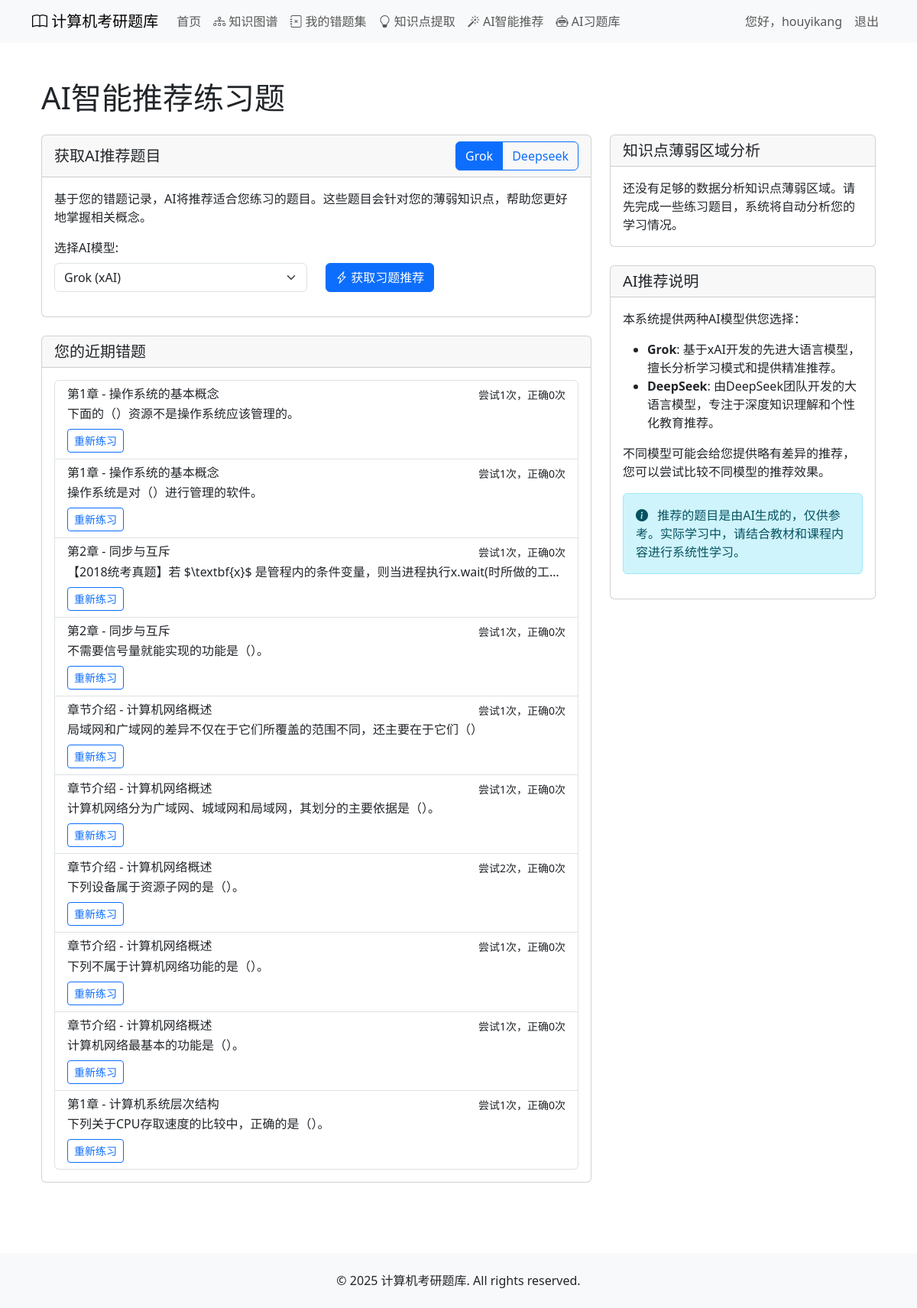
The page /ai_recommend/ (signed in) on the database as committed earlier.
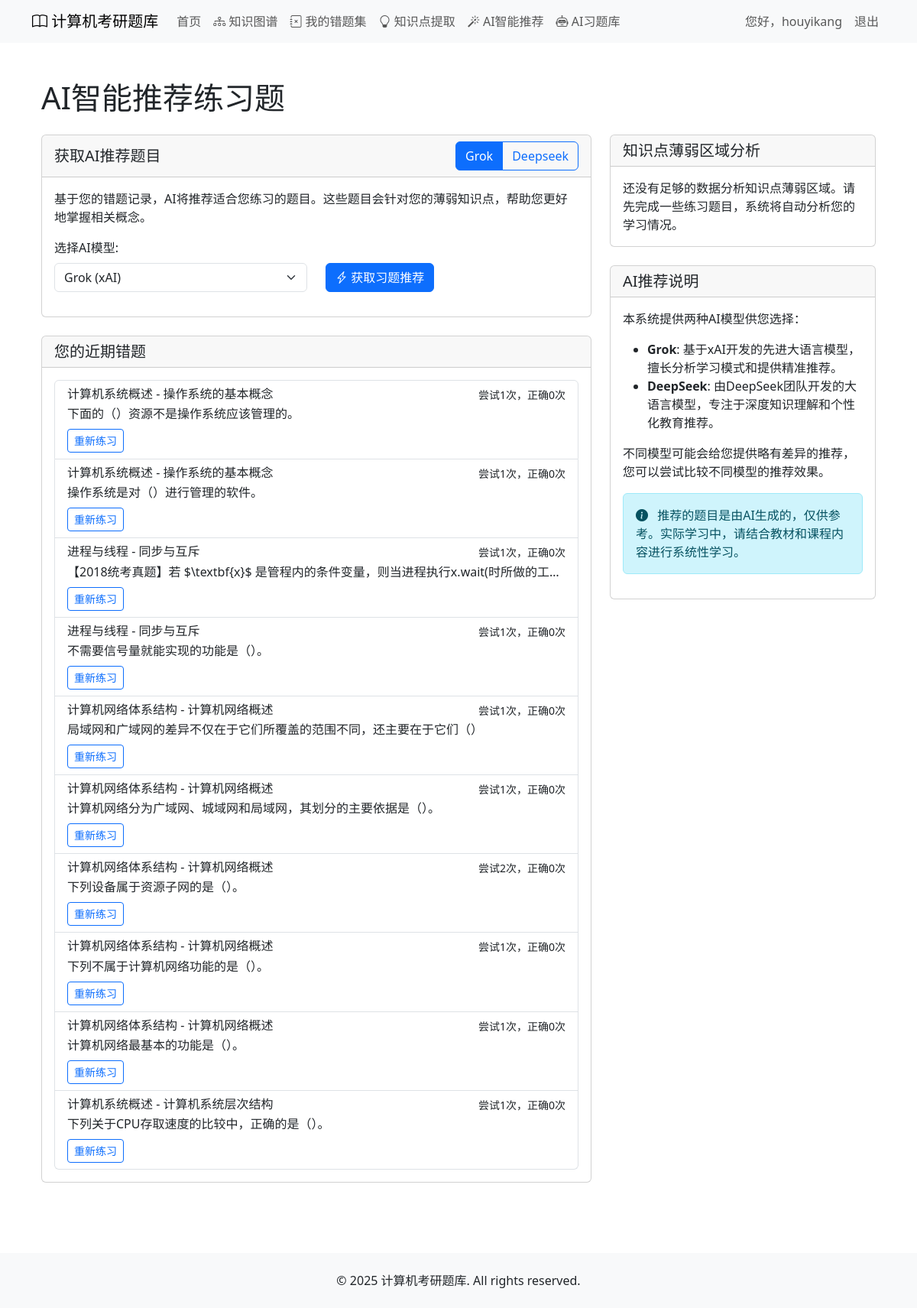
The same page on the database as committed later.
### courses/models.py (models this page shows, shortened)
class UserMistakeCollection(models.Model):
    user = models.ForeignKey(User, on_delete=models.CASCADE, related_name='mistake_collections', verbose_name='用户')
    exercise = models.ForeignKey(Exercise, on_delete=models.CASCADE, related_name='in_mistake_collections', verbose_name='习题')
    added_at = models.DateTimeField(auto_now_add=True, verbose_name='添加时间')
    last_attempt_at = models.DateTimeField(null=True, blank=True, verbose_name='最后一次尝试时间')
    attempt_count = models.IntegerField(default=0, verbose_name='尝试次数')
    correct_count = models.IntegerField(default=0, verbose_name='正确次数')
    last_wrong_answer = models.CharField(max_length=200, blank=True, null=True, verbose_name='最近一次错误答案')
    notes = models.TextField(blank=True, verbose_name='笔记')
    class Meta:
        verbose_name = '用户错题集'
        verbose_name_plural = verbose_name
        unique_together = ['user', 'exercise']
        ordering = ['-added_at']

class Exercise(models.Model):
    TYPES = (
        ('single', '单项选择题'),
        ('multiple', '多项选择题'),
        ('comprehensive', '综合题'),
    )
    section = models.ForeignKey(Section, on_delete=models.CASCADE, related_name='exercises', verbose_name='所属小节')
    type = models.CharField(max_length=20, choices=TYPES, verbose_name='题目类型')
    number = models.CharField(max_length=10, verbose_name='题号')  # 如01, 02等
    content = models.TextField(verbose_name='题目内容')
    options = models.JSONField(null=True, blank=True, verbose_name='选项')  # 用于选择题的选项
    answer = models.CharField(max_length=200, verbose_name='答案')
    explanation = models.TextField(verbose_name='解析')
    order = models.IntegerField(default=0, verbose_name='排序')
    knowledge_points = models.ManyToManyField(Knowledge, through='ExerciseKnowledge', related_name='related_exercises', verbose_name='相关知识点')
    class Meta:
        verbose_name = '习题'
        verbose_name_plural = verbose_name
        ordering = ['order', 'number']

class Section(models.Model):
    SECTION_TYPES = (
        ('content', '内容小节'),
        ('introduction', '章节介绍'),
        ('summary', '章节小结'),
        ('faq', '常见问题/疑难点'),
        ('other', '其他'),
    )
    chapter = models.ForeignKey(Chapter, on_delete=models.CASCADE, related_name='sections', verbose_name='所属章节')
    number = models.CharField(max_length=10, verbose_name='小节号')  # 如1.1, 1.2等
    title = models.CharField(max_length=200, verbose_name='小节标题')
    section_type = models.CharField(max_length=20, choices=SECTION_TYPES, default='content', verbose_name='小节类型')
    content = models.TextField(blank=True, verbose_name='小节内容 (Markdown)')
    class Meta:
        verbose_name = '小节'
        verbose_name_plural = verbose_name
        ordering = ['number']

class Chapter(models.Model):
    book = models.ForeignKey(Book, on_delete=models.CASCADE, related_name='chapters', verbose_name='所属书籍')
    number = models.IntegerField(verbose_name='章节号')
    title = models.CharField(max_length=200, verbose_name='章节标题')
    introduction = models.TextField(blank=True, verbose_name='章节介绍')
    class Meta:
        verbose_name = '章节'
        verbose_name_plural = verbose_name
        ordering = ['number']

### courses/views.py (the view)
# urls.py: path('ai_recommend/', views.ai_recommend_exercises, name='ai_recommend'),
@login_required
def ai_recommend_exercises(request):
    context = {}
    mistakes = UserMistakeCollection.objects.filter(
        user=request.user
    ).select_related(
        'exercise', 'exercise__section', 'exercise__section__chapter'
    ).order_by('-added_at')[:10]
    knowledge_stats = get_user_knowledge_weakness(request.user)
    selected_model = request.GET.get('model', CURRENT_MODEL)
    if selected_model not in ['grok', 'deepseek']:
        selected_model = CURRENT_MODEL
    context.update({
        'mistakes': mistakes,
        'knowledge_stats': knowledge_stats,
        'selected_model': selected_model
    })
    return render(request, 'courses/ai_recommend.html', context)

### courses/views.py (called while the page is built)
def get_user_knowledge_weakness(user):
    mistake_exercises = UserMistakeCollection.objects.filter(
        user=user
    ).values_list('exercise_id', flat=True)
    knowledge_weak_areas = ExerciseKnowledge.objects.filter(
        exercise_id__in=mistake_exercises
    ).values(
        'knowledge__id',
        'knowledge__title',
        'knowledge__section__title',
        'knowledge__section__chapter__title',
        'knowledge__section__chapter__book__title'
    ).annotate(
        frequency=Count('knowledge__id')
    ).order_by('-frequency')
    return knowledge_weak_areas

### courses/templates/courses/ai_recommend.html (shortened to what this page needs)
{% extends 'courses/base.html' %}
{% load static %}
{% block content %}
<div class="container mt-4">
    <h1 class="mb-4">AI智能推荐练习题</h1>
    <div class="row">
        <div class="col-md-8">
            <div class="card mb-4">
                <div class="card-header d-flex justify-content-between align-items-center">
                    <h5 class="mb-0">获取AI推荐题目</h5>
                    <div class="btn-group" role="group">
                        <a href="{% url 'courses:ai_recommend' %}?model=grok" class="btn btn-outline-primary {% if not request.GET.model or request.GET.model == 'grok' %}active{% endif %}">Grok</a>
                        <a href="{% url 'courses:ai_recommend' %}?model=deepseek" class="btn btn-outline-primary {% if request.GET.model == 'deepseek' %}active{% endif %}">Deepseek</a>
                    </div>
                </div>
                <div class="card-body">
                    <p>基于您的错题记录，AI将推荐适合您练习的题目。这些题目会针对您的薄弱知识点，帮助您更好地掌握相关概念。</p>
                    <div class="row">
                        <div class="col-md-6 mb-3">
                            <label for="modelSelect" class="form-label">选择AI模型:</label>
                            <select class="form-select" id="modelSelect" name="model_type">
                                <option value="grok" selected>Grok (xAI)</option>
                            </select>
                        </div>
                        <div class="col-md-6 d-flex align-items-end mb-3">
                            <button type="button" class="btn btn-primary" id="recommendAsyncButton">
                                <i class="bi bi-lightning-charge"></i> 获取习题推荐
                            </button>
                        </div>
                    </div>
                </div>
            </div>
            <div class="card">
                <div class="card-header">
                    <h5 class="mb-0">您的近期错题</h5>
                </div>
                <div class="card-body">
                    {% if mistakes %}
                        <div class="list-group">
                            {% for mistake in mistakes %}
                                <div class="list-group-item">
                                    <div class="d-flex w-100 justify-content-between">
                                        <h6 class="mb-1">{{ mistake.exercise.section.chapter.title }} - {{ mistake.exercise.section.title }}</h6>
                                        <small>尝试{{ mistake.attempt_count }}次，正确{{ mistake.correct_count }}次</small>
                                    </div>
                                    <p class="mb-1 text-truncate">{{ mistake.exercise.content|striptags|truncatechars:100 }}</p>
                                    <small>
                                        <a href="{% url 'courses:section_exercises' mistake.exercise.section.id %}#exercise-{{ mistake.exercise.id }}" class="btn btn-sm btn-outline-primary mt-1">重新练习</a>
                                    </small>
                                </div>
                            {% endfor %}
                        </div>
                    {% else %}
                        <div class="alert alert-info">
                            您目前没有错题记录。开始做题，系统将自动记录错题，帮助您进行分析。
                        </div>
                    {% endif %}
                </div>
            </div>
        </div>
        <div class="col-md-4">
            <div class="card mb-4">
                <div class="card-header">
                    <h5 class="card-title mb-0">知识点薄弱区域分析</h5>
                </div>
                <div class="card-body">
                    {% if knowledge_stats %}
                        <p class="card-text mb-3">
                            根据您的错题记录，系统分析出以下知识点需要加强：
                        </p>
                        <ul class="list-group">
                            {% for item in knowledge_stats|slice:":10" %}
                                <li class="list-group-item d-flex justify-content-between align-items-center">
                                    {{ item.knowledge__title }}
                                    <span class="badge bg-primary rounded-pill">{{ item.frequency }}</span>
                                </li>
                            {% endfor %}
                        </ul>
                    {% else %}
                        <p class="card-text">
                            还没有足够的数据分析知识点薄弱区域。请先完成一些练习题目，系统将自动分析您的学习情况。
                        </p>
                    {% endif %}
                </div>
            </div>
            <div class="card">
                <div class="card-header">
                    <h5 class="card-title mb-0">AI推荐说明</h5>
                </div>
                <div class="card-body">
                    <p>本系统提供两种AI模型供您选择：</p>
                    <ul>
                        <li><strong>Grok</strong>: 基于xAI开发的先进大语言模型，擅长分析学习模式和提供精准推荐。</li>
                        <li><strong>DeepSeek</strong>: 由DeepSeek团队开发的大语言模型，专注于深度知识理解和个性化教育推荐。</li>
                    </ul>
                    <p>不同模型可能会给您提供略有差异的推荐，您可以尝试比较不同模型的推荐效果。</p>
                    <div class="alert alert-info mt-3">
                        <i class="bi bi-info-circle-fill me-2"></i>
                        推荐的题目是由AI生成的，仅供参考。实际学习中，请结合教材和课程内容进行系统性学习。
                    </div>
                </div>
            </div>
        </div>
    </div>
</div>
{% endblock %}

### courses/templates/courses/base.html (shortened to what this page needs)
<!DOCTYPE html>
<html lang="zh-hans">
<head>
    <link href="https://cdn.bootcdn.net/ajax/libs/twitter-bootstrap/5.3.0/css/bootstrap.min.css" rel="stylesheet">
    <link href="https://cdn.bootcdn.net/ajax/libs/bootstrap-icons/1.10.0/font/bootstrap-icons.min.css" rel="stylesheet">
</head>
<body>
    <nav class="navbar navbar-expand-lg navbar-light bg-light">
        <div class="container">
            <a class="navbar-brand" href="{% url 'courses:index' %}">
                <i class="bi bi-book"></i> 计算机考研题库
            </a>
            <div class="collapse navbar-collapse" id="navbarNav">
                <ul class="navbar-nav">
                    <li class="nav-item">
                        <a class="nav-link" href="{% url 'courses:index' %}">首页</a>
                    </li>
                    {% if user.is_authenticated %}
                    <li class="nav-item">
                        <a class="nav-link" href="{% url 'courses:knowledge_graph' %}" target="_blank">
                            <i class="bi bi-diagram-3"></i> 知识图谱
                        </a>
                    </li>
                    <li class="nav-item">
                        <a class="nav-link" href="{% url 'courses:mistake_collection' %}" target="_blank">
                            <i class="bi bi-journal-x"></i> 我的错题集
                        </a>
                    </li>
                    <li class="nav-item">
                        <a class="nav-link" href="{% url 'courses:extract_knowledge' %}" target="_blank">
                            <i class="bi bi-lightbulb"></i> 知识点提取
                        </a>
                    </li>
                    <li class="nav-item">
                        <a class="nav-link" href="{% url 'courses:ai_recommend' %}" target="_blank">
                            <i class="bi bi-magic"></i> AI智能推荐
                        </a>
                    </li>
                    <li class="nav-item">
                        <a class="nav-link" href="{% url 'courses:my_ai_exercises' %}" target="_blank">
                            <i class="bi bi-robot"></i> AI习题库
                        </a>
                    </li>
                    {% endif %}
                </ul>
                <ul class="navbar-nav ms-auto">
                    {% if user.is_authenticated %}
                    <li class="nav-item">
                        <span class="nav-link">您好，{{ user.username }}</span>
                    </li>
                    <li class="nav-item">
                        <a class="nav-link" href="#">退出</a>
                    </li>
                    {% endif %}
                </ul>
            </div>
        </div>
    </nav>
    <main class="container py-4">
        {% block content %}
        {% endblock %}
    </main>
    <footer class="bg-light py-4 mt-5">
        <div class="container text-center">
            <p class="mb-0">© 2025 计算机考研题库. All rights reserved.</p>
        </div>
    </footer>
</body>
</html>

### courses/templates/courses/base.html (style rules this page uses)
.card { transition: transform 0.2s; margin-bottom: 20px; }

Rows that differ between the two databases and show on the page:
changed through a linked row, UserMistakeCollection "下面的（）资源不是操作系统应该管理的。": exercise.section.chapter "第1章" → "计算机系统概述"
changed through a linked row, UserMistakeCollection "操作系统是对（）进行管理的软件。": exercise.section.chapter "第1章" → "计算机系统概述"
changed through a linked row, UserMistakeCollection "【2018统考真题】若 $\\textbf{x}$ 是管程内的条件变量，则当进程执行x.wait(时所做的工…": exercise.section.chapter "第2章" → "进程与线程"
changed through a linked row, UserMistakeCollection "不需要信号量就能实现的功能是（）。": exercise.section.chapter "第2章" → "进程与线程"
changed through a linked row, UserMistakeCollection "局域网和广域网的差异不仅在于它们所覆盖的范围不同，还主要在于它们（）": exercise.section.chapter "章节介绍" → "计算机网络体系结构"
changed through a linked row, UserMistakeCollection "计算机网络分为广域网、城域网和局域网，其划分的主要依据是（）。": exercise.section.chapter "章节介绍" → "计算机网络体系结构"
changed through a linked row, UserMistakeCollection "下列设备属于资源子网的是（）。": exercise.section.chapter "章节介绍" → "计算机网络体系结构"
changed through a linked row, UserMistakeCollection "下列不属于计算机网络功能的是（）。": exercise.section.chapter "章节介绍" → "计算机网络体系结构"
changed through a linked row, UserMistakeCollection "计算机网络最基本的功能是（）。": exercise.section.chapter "章节介绍" → "计算机网络体系结构"
changed through a linked row, UserMistakeCollection "计算机系统层次结构": exercise.section.chapter "第1章" → "计算机系统概述"
